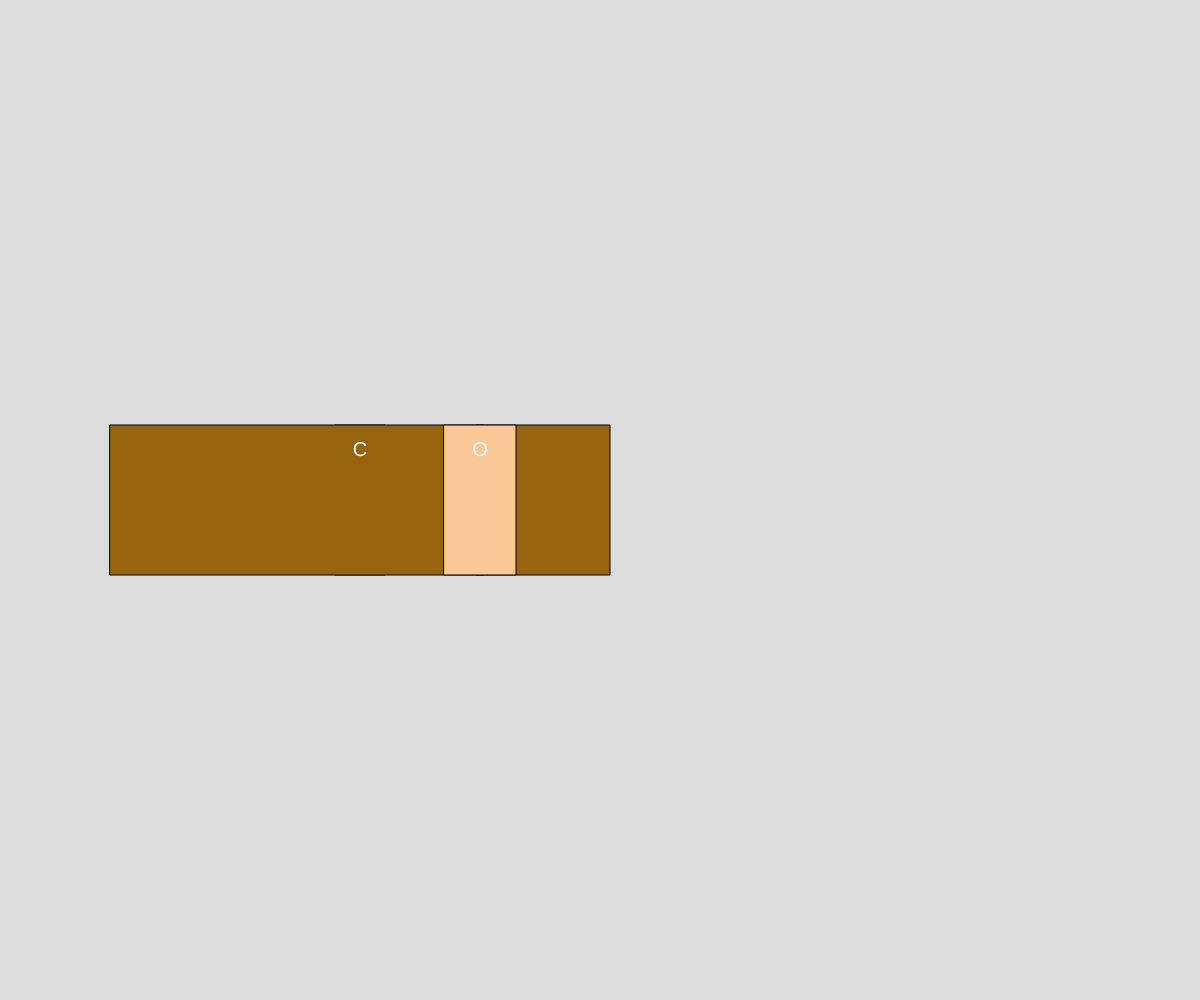
Frame 1 (no input)
Frame 60 (no input): identical to frame 1, image omitted
Frame 120 (the mouse pressed at the canvas centre since frame 60): identical to frame 1, image omitted

The p5.js sketch that drew this single still picture (run headless with seeded random() and noise() and a simulated clock; from frame 60 on, the mouse is pressed at the canvas centre):

// p5.js sketch
// ── sketch.js
// Objects 1-Books
// Ryder Martin
// 3/24/2026
// library sorting system

//global variables
let myBook; //CANT INIT OBJECTS HERE
//add and display 2 more books
let myBook2;
let myBook3;


function setup() {
  createCanvas(windowWidth, windowHeight);
//create a single book
  myBook = new Book("CS30 Text", "Mr.Scott", 1234567891011, "leatherbound", 500, width*0.3);
  myBook2 = new Book("One fish two red fish blue fish", "Dr.Seuz", 23456789101112, "softcover", 72, width*0.4)
}

function draw() {
  background(220);
  myBook.display();
  myBook2.display();
}

class Book{
  // 1.Constructor
  constructor(title, author, isbn, cover, pages, x){
    this.title = title;
    this.author = author;
    this.isbn = isbn;
    this.cover = cover;
    this.pages = pages;
    this.x = x;
  }

  //2 class methods
  //since were in a class we omit the function keyword
  display(){
    // render our book object on canvas
    rectMode(CENTER); textAlign(CENTER,CENTER);
    textSize(20);

    //set fill color ased on cover type
    switch(this.cover){
      case "softcover":
        fill(250,200,150); break;
      case "hardcover":
        fill(120,255,255); break;
      case "leatherbound":
        fill(150,100,15); break;
    }

    // now draw the book
    push();
    translate(this.x, height/2);
    rect(0, 0, this.pages/10, 150);
    fill(255);
    text(this.title[0], 0, -50);
    pop();
    push();
    translate(this.x, height/2);
    rect(0, 0, this.pages, 150);
    fill(255);
    text(this.title[0], 0, -50);
    pop();
  }


}
